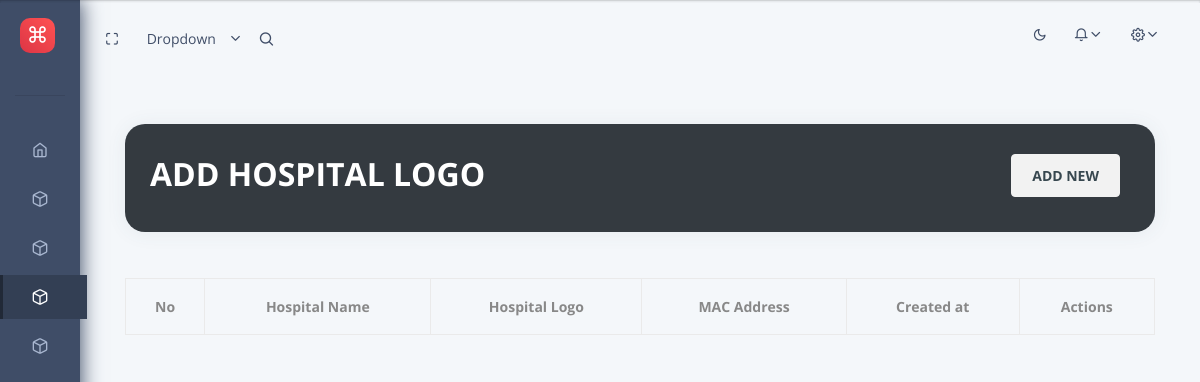
Page /home/dashboard/upload_hospitalLogo/ on the earlier database version.
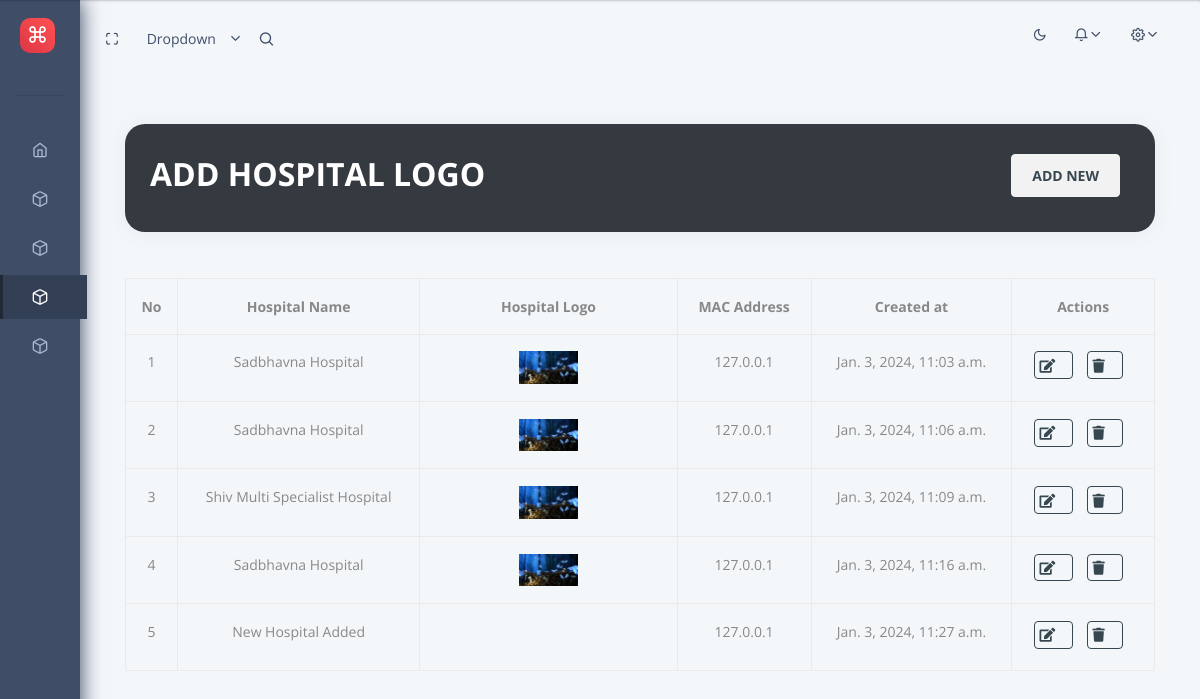
Same page on the later database version.
### home/models.py (models this page shows, shortened)
class HospitalLogo(models.Model):
    id = models.AutoField(primary_key=True)
    hmid = models.ForeignKey(HospitalMaster, on_delete=models.CASCADE)
    vLogo = models.ImageField(upload_to=get_Logo_upload_path, blank=True, null=True)
    dDateTime = models.DateTimeField()
    vIP = models.CharField(max_length=255)
    dUDateTime = models.DateTimeField()
    vUIP = models.CharField(max_length=255)

class HospitalMaster(models.Model):
    id = models.AutoField(primary_key=True)
    vHospitalName = models.CharField(max_length=255)
    vCity = models.CharField(max_length=255)
    vState = models.CharField(max_length=255)
    vAddress = models.CharField(max_length=255)
    vURL = models.CharField(max_length = 255, blank=True, null=True)
    eStatus = models.CharField(max_length=10,  blank=True, null=True)

### home/views.py (the view)
# urls.py: path('dashboard/upload_hospitalLogo/', hospitalLogo_list, name='hospitalLogo_list'),
def hospitalLogo_list(request):
    Logos = HospitalLogo.objects.all()
    for logo in Logos:
        if logo.vLogo:
            print(logo.vLogo.url)
        else:
            print("No file associated with vLogo for HospitalLogo ID:", logo.id)
    context = {
        'logos': Logos,
        'segment': 'hospitalLogo',
    }
    return render(request, 'home/hospitalLogo_List.html', context=context)

### templates/home/hospitalLogo_List.html (shortened to what this page needs)
{% extends 'layouts/base.html' %} {% load static %}  {% block content %} {% block extrastyle %}
<link href="https://cdnjs.cloudflare.com/ajax/libs/select2/4.0.13/css/select2.min.css" rel="stylesheet" />
{% endblock extrastyle %}
<div class="header pb-3">
  <div class="container-fluid ">
      <div class="header-body">
          <div class="row mt-3">
              <div class="col-md-12">
                  <div class="card card-stats rounded bg-dark">
                      <div class="card-body">
                          <div class="row">
                              <div class="col-md-12 d-flex align-items-center justify-content-between">
                                  <h3 class="h2 font-weight-bold  text-white"> ADD HOSPITAL LOGO </h3>
                                      <a href="{% url 'upload_Logo' %}"
                                     class="btn btn-light bg-gradient-primary font-weight-bold">
                                      ADD NEW
                                  </a>
                              </div>
                          </div>
                      </div>
                  </div>
              </div>
          </div>
      </div>
  </div>
</div>
<div class="container-fluid">
    <table id="hospitalTable" class="table table-bordered table-fixed text-center">
        <thead>
            <tr>
                <th class="text-center">No</th>
                <th class="text-center">Hospital Name</th>
                <th class="text-center">Hospital Logo</th>
                <th class="text-center">MAC Address</th>
                <th class="text-center">Created at</th>
                <th class="text-center">Actions</th>
            </tr>
        </thead>
        <tbody>
            {% for logo in logos %}
            <tr>
                <td>{{ forloop.counter }}</td>
                <td>{{ logo.hmid.vHospitalName }}</td>
                <td class="text-center w-25">
                    {% if logo.vLogo %}
                    <img src="{{ logo.vLogo.url }}" alt="{{ image.vZipFileName }}" class="img-fluid w-25" name="hospitalImage">
                    {% endif %}
                </td>
                <td class="text-center">
                    {{ logo.vIP  }}
                </td>
                <td class="text-center">
                    {{logo.dDateTime }}
                </td>
                <td class="text-center">
                    <button class="btn btn-outline-dark btn-md" style="padding: 0.15rem 0.3rem;" data-toggle="modal" data-fid="{{ logo.id }}"
                    data-target="#editHospitalLogo{{ logo.id }}">
                        <i class="fas fa-edit fa-md"></i>
                    </button>
                    <a href="{% url 'delete_logo' logo.id %}" class="btn btn-outline-dark btn-md" style="padding: 0.15rem 0.3rem;">
                        <i class="fas fa-trash fa-md"></i>
                    </a>
                </td>
            </tr>
            {% endfor %}
        </tbody>
    </table>
</div>
{% endblock content %}

Differences in the rows shown:
added HospitalLogo: hmid.vHospitalName "Sadbhavna Hospital", vLogo (picture), vIP "127.0.0.1", dDateTime "Jan. 3, 2024, 11:03 a.m."
added HospitalLogo: hmid.vHospitalName "Sadbhavna Hospital", vLogo (picture), vIP "127.0.0.1", dDateTime "Jan. 3, 2024, 11:06 a.m."
added HospitalLogo: hmid.vHospitalName "Shiv Multi Specialist Hospital", vLogo (picture), vIP "127.0.0.1", dDateTime "Jan. 3, 2024, 11:09 a.m."
added HospitalLogo: hmid.vHospitalName "Sadbhavna Hospital", vLogo (picture), vIP "127.0.0.1", dDateTime "Jan. 3, 2024, 11:16 a.m."
added HospitalLogo: hmid.vHospitalName "New Hospital Added", vIP "127.0.0.1", dDateTime "Jan. 3, 2024, 11:27 a.m."
